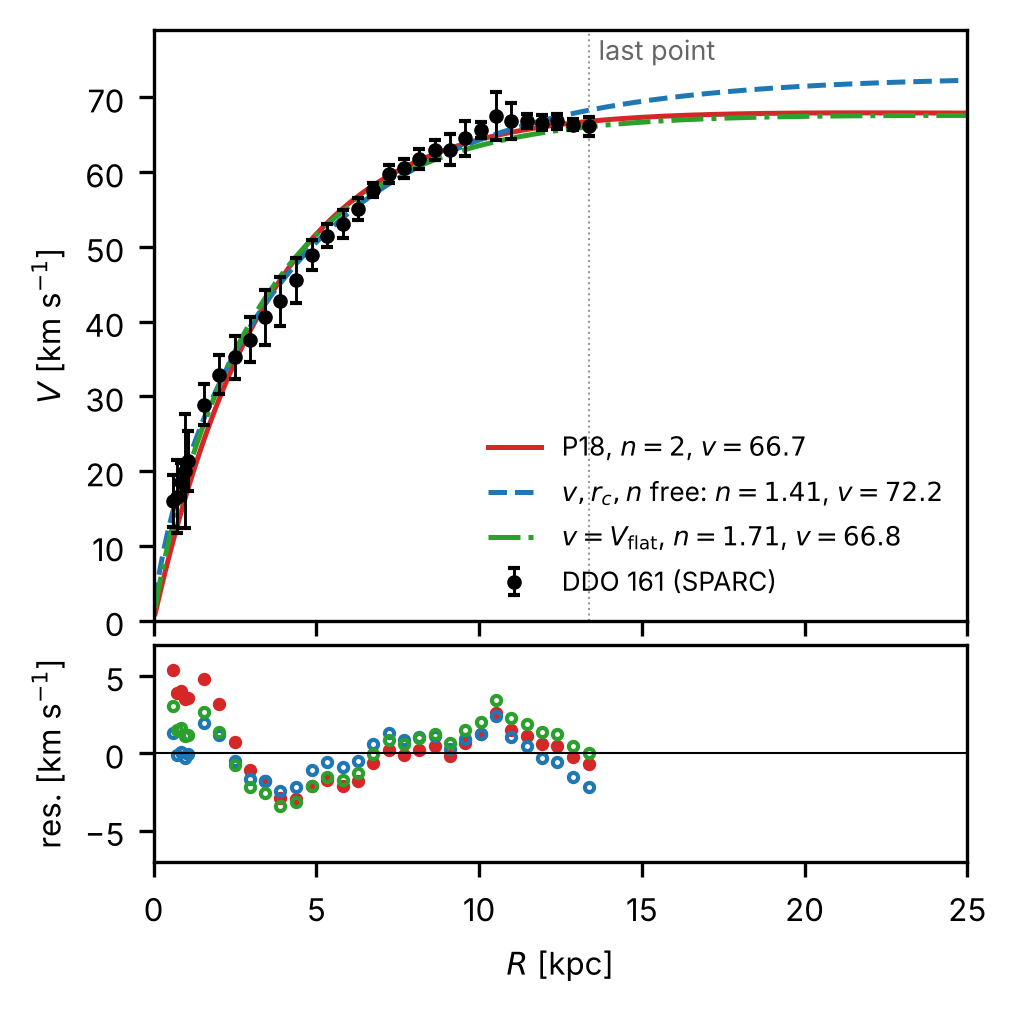

Here is the Python script that generated this plot:
"""Fig. G.2: DDO 161, the coupling of v, r_c and n in the free-exponent fits (App. G).
P18 (n = 2) and the fit with v, r_c, n free are those of the paper (sparc79_fits.csv, fit_exponent_results.csv);
the third fit has v fixed at the flat speed of P18 (parodi2018_B3.csv) and r_c, n free, as in n_vflat.py.
Fits use the paper's errors; the figure shows the SPARC errors. Run from code/: python3 fig_ddo161.py"""
import csv, os, numpy as np, matplotlib; matplotlib.use("Agg"); import matplotlib.pyplot as plt
from scipy.optimize import least_squares
import fit_exponent as fe
SP = "sparc_data"; name = "DDO161"
d = np.loadtxt(os.path.join(SP, "rotmod", name+"_rotmod.dat")); R, V, eV = d.T[:3]
E = np.sqrt(eV**2+(0.03*V)**2+1.0)
f2 = {r["name"]: r for r in csv.DictReader(open(os.path.join(SP, "sparc79_fits.csv")))}[name]
fn = {r["name"]: r for r in csv.DictReader(open("fit_exponent_results.csv"))}[name]
B2 = list(csv.DictReader(open(os.path.join(SP, "parodi2018_B2.csv")))); B3 = list(csv.DictReader(open(os.path.join(SP, "parodi2018_B3.csv"))))
vf = {b2["name"]: float(b3["vflat"]) for b2, b3 in zip(B2, B3) if b3["vflat"]}[name]
res = lambda p: (fe.vc(R, vf, np.exp(p[0]), p[1])-V)/E
s = min((least_squares(res, [np.log(r0), n0], bounds=([np.log(0.01), fe.N_MIN], [np.log(100), fe.N_MAX]))
         for r0 in (1, 3, 10) for n0 in (1.0, 2.0)), key=lambda s: s.cost)
chi = 2*s.cost; sn = np.sqrt(np.linalg.inv(s.jac.T@s.jac)[1, 1])*np.sqrt(max(1, chi/(len(R)-2)))
fits = [("P18, $n=2$", float(f2["v"]), float(f2["rc"]), 2.0, "C3", "-"),
        (rf"$v,r_c,n$ free: $n={float(fn['n']):.2f}$", float(fn["v"]), float(fn["rc"]), float(fn["n"]), "C0", "--"),
        (rf"$v=V_{{\rm flat}}$, $n={s.x[1]:.2f}$", vf, np.exp(s.x[0]), s.x[1], "C2", "-.")]
rr = np.linspace(0.05, 25, 500)
plt.rcParams.update({"font.size": 7.5})
fig, (a, b) = plt.subplots(2, 1, figsize=(3.5, 3.6), sharex=True, gridspec_kw=dict(height_ratios=[3, 1.1], hspace=0.06))
a.errorbar(R, V, eV, fmt="o", color="k", ms=2.5, capsize=1.5, lw=0.7, label="DDO 161 (SPARC)", zorder=5)
for lab, v, rc, n, c, ls in fits:
    a.plot(rr, fe.vc(rr, v, rc, n), color=c, ls=ls, lw=1.2, label=rf"{lab}, $v={v:.1f}$")
    b.plot(R, V-fe.vc(R, v, rc, n), "o", color=c, ms=2.2, mfc="none" if c != "C3" else c)
a.axvline(R.max(), color="0.6", lw=0.5, ls=":"); a.text(R.max()+0.3, 75, "last point", color="0.4", fontsize=6.5)
a.set_ylim(0, 79); a.set_ylabel(r"$V$ [km s$^{-1}$]"); a.legend(fontsize=6.3, loc="lower right", frameon=False)
b.axhline(0, color="k", lw=0.5); b.set_ylim(-7, 7); b.set_xlim(0, 25)
b.set_xlabel("$R$ [kpc]"); b.set_ylabel(r"res. [km s$^{-1}$]")
fig.savefig("fig_ddo161.png", dpi=300, bbox_inches="tight")
print(f"v fixed at V_flat = {vf}: r_c = {np.exp(s.x[0]):.2f}, n = {s.x[1]:.2f} +- {sn:.2f}")
for lab, v, rc, n, c, ls in fits:
    print(f"{lab:30s} v={v:.1f} rc={rc:.2f} n={n:.2f}: V(20 kpc) = {fe.vc(np.array([20.0]), v, rc, n)[0]:.1f}")
